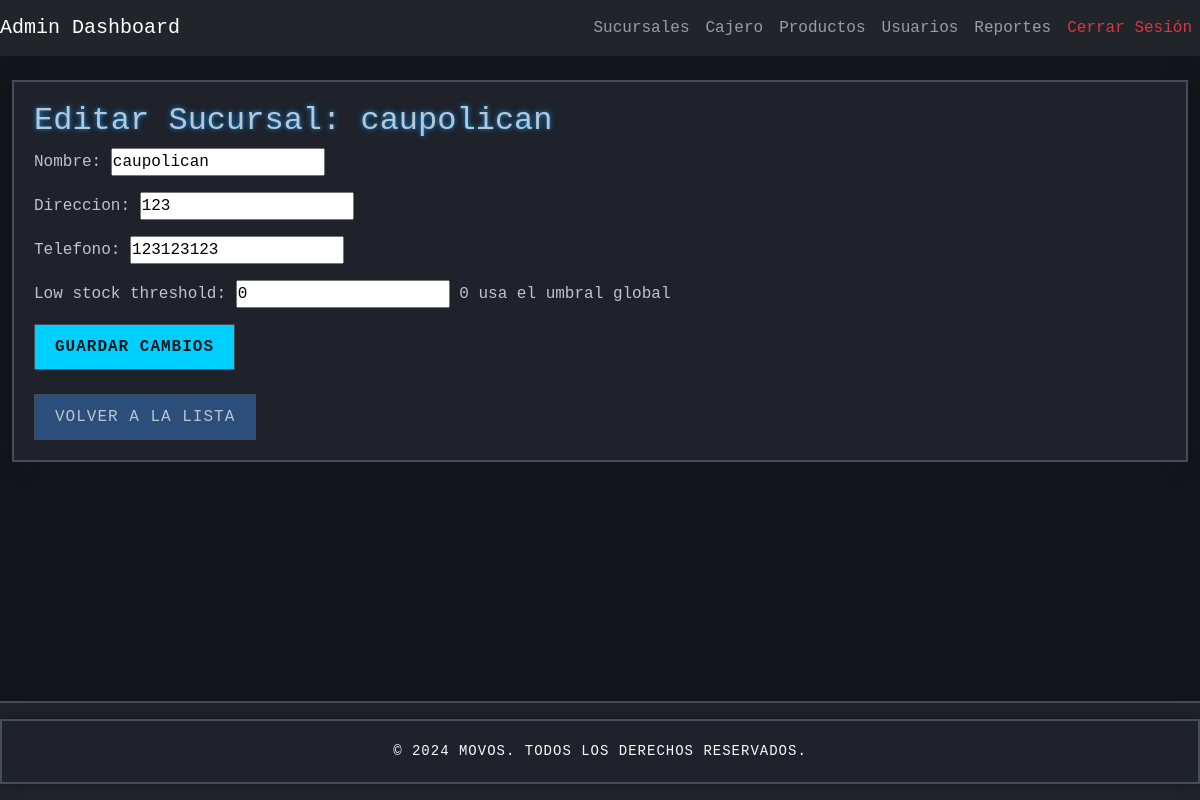
The page /sucursales/edit/2/ (signed in) on the database its author committed.
### sucursales/models.py (models this page shows, shortened)
class Sucursal(models.Model):
    nombre = models.CharField(max_length=255)
    direccion = models.CharField(max_length=500, blank=True, null=True)
    telefono = models.CharField(max_length=50, blank=True, null=True)
    low_stock_threshold = models.PositiveIntegerField(default=0, help_text="0 usa el umbral global")

### sucursales/views.py (the view)
# urls.py: path('edit/<int:pk>/', views.edit_sucursal, name='edit_sucursal'),
@login_required
@user_passes_test(is_admin)
def edit_sucursal(request, pk):
    sucursal = get_object_or_404(Sucursal, pk=pk)
    form = SucursalForm(request.POST or None, instance=sucursal)
    if request.method == 'POST' and form.is_valid():
        form.save()
        messages.success(request, "Sucursal actualizada exitosamente.")
        return redirect('sucursales:sucursal_list')
    return render(request, 'sucursales/edit_sucursal.html', {'form': form, 'sucursal': sucursal})

### sucursales/forms.py
class SucursalForm(forms.ModelForm):
    class Meta:
        model = Sucursal
        fields = ['nombre', 'direccion', 'telefono', 'low_stock_threshold']

### sucursales/views.py (called while the page is built)
def is_admin(user):
    return user.is_authenticated and user.is_staff

### sucursales/templates/sucursales/edit_sucursal.html (shortened to what this page needs)
{% extends 'base.html' %}
{% load static %}
{% block content %}
<div class="container">
    <h2>Editar Sucursal: {{ sucursal.nombre }}</h2>
    <form method="post">
        {{ form.as_p }}
        <button type="submit" class="btn btn-primary">Guardar cambios</button>
    </form>
    <br>
    <a href="{% url 'sucursales:sucursal_list' %}" class="btn btn-secondary">Volver a la lista</a>
</div>
{% endblock %}

### static/css/styles.css (style rules this page uses)
* { margin: 0; padding: 0; box-sizing: border-box; }
:root { --starcraft-bg-dark: #12161A; --starcraft-bg-medium: #1F222B; --starcraft-bg-light: #2A3038; --starcraft-border: #444E5A; --starcraft-text: #BCC5D0; --starcraft-accent: #00D0FF; --starcraft-button: #2B4E7A; --starcraft-button-hover: #4F709E; --starcraft-glow: #0099FF; --starcraft-success: #35B400; --starcraft-danger: #D80000; }
body { font-family: 'Consolas', 'Courier New', monospace; background-color: var(--starcraft-bg-dark); color: var(--starcraft-text); display: flex; flex-direction: column; min-height: 100vh; }
.container { flex: 1; max-width: 1400px; padding: 20px; background-color: var(--starcraft-bg-medium); border: 2px solid var(--starcraft-border); border-radius: 0; box-shadow: 0 0 15px var(--starcraft-bg-dark); }
h2, h3 { text-shadow: 0 0 5px var(--starcraft-glow); }
button, .btn { background-color: var(--starcraft-button); color: var(--starcraft-text); border: 1px solid var(--starcraft-border); padding: 10px 20px; font-size: 16px; border-radius: 0; cursor: pointer; transition: all 0.3s ease; text-transform: uppercase; letter-spacing: 1px; }
.btn-primary { background-color: var(--starcraft-accent); color: var(--starcraft-bg-dark); font-weight: bold; }

### rows shown on the page
Sucursal: nombre "caupolican", direccion "123", telefono "123123123", low_stock_threshold "0"
